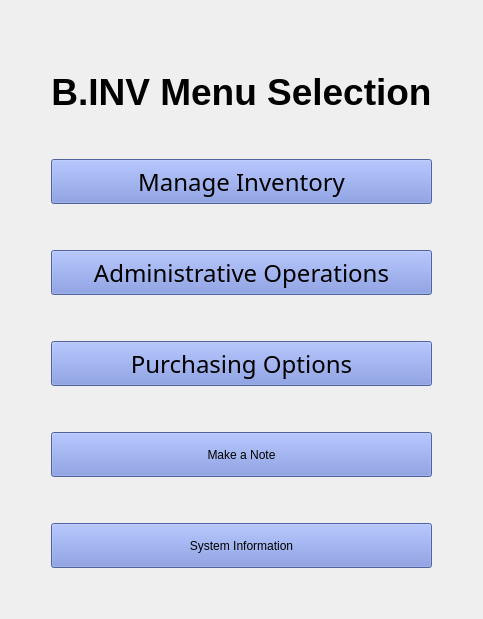
      <widget class="QWidget" name="menuPage">
       <layout class="QHBoxLayout" name="horizontalLayout_2">
        <item>
         <layout class="QGridLayout" name="gridLayout">
          <item row="0" column="0">
           <spacer name="horizontalSpacer">
            <property name="orientation">
             <enum>Qt::Horizontal</enum>
            </property>
            <property name="sizeHint" stdset="0">
             <size>
              <width>40</width>
              <height>20</height>
             </size>
            </property>
           </spacer>
          </item>
          <item row="0" column="1">
           <layout class="QVBoxLayout" name="verticalLayout">
            <item>
             <spacer name="verticalSpacer">
              <property name="orientation">
               <enum>Qt::Vertical</enum>
              </property>
              <property name="sizeHint" stdset="0">
               <size>
                <width>20</width>
                <height>40</height>
               </size>
              </property>
             </spacer>
            </item>
            <item>
             <widget class="QLabel" name="logo2">
              <property name="text">
               <string/>
              </property>
              <property name="pixmap">
               <pixmap resource="resources.qrc">:/Images/med_logo.png</pixmap>
              </property>
              <property name="alignment">
               <set>Qt::AlignCenter</set>
              </property>
             </widget>
            </item>
            <item>
             <widget class="QLabel" name="label">
              <property name="font">
               <font>
                <family>Arial</family>
                <pointsize>28</pointsize>
                <bold>true</bold>
               </font>
              </property>
              <property name="text">
               <string>B.INV Menu Selection</string>
              </property>
              <property name="alignment">
               <set>Qt::AlignCenter</set>
              </property>
             </widget>
            </item>
            <item>
             <spacer name="verticalSpacer_3">
              <property name="orientation">
               <enum>Qt::Vertical</enum>
              </property>
              <property name="sizeHint" stdset="0">
               <size>
                <width>20</width>
                <height>40</height>
               </size>
              </property>
             </spacer>
            </item>
            <item>
             <widget class="QPushButton" name="invPageBtn">
              <property name="minimumSize">
               <size>
                <width>0</width>
                <height>45</height>
               </size>
              </property>
              <property name="font">
               <font>
                <family>Apple Symbols</family>
                <pointsize>18</pointsize>
               </font>
              </property>
              <property name="styleSheet">
               <string notr="true">QPushButton {
background-color: #7289da
}</string>
              </property>
              <property name="text">
               <string>Manage Inventory</string>
              </property>
             </widget>
            </item>
            <item>
             <spacer name="verticalSpacer_4">
              <property name="orientation">
               <enum>Qt::Vertical</enum>
              </property>
              <property name="sizeHint" stdset="0">
               <size>
                <width>20</width>
                <height>40</height>
               </size>
              </property>
             </spacer>
            </item>
            <item>
             <widget class="QPushButton" name="userPageBtn">
              <property name="minimumSize">
               <size>
                <width>0</width>
                <height>45</height>
               </size>
              </property>
              <property name="font">
               <font>
                <family>Apple Symbols</family>
                <pointsize>18</pointsize>
               </font>
              </property>
              <property name="styleSheet">
               <string notr="true">QPushButton {
background-color: #7289da
}</string>
              </property>
              <property name="text">
               <string>Administrative Operations</string>
              </property>
             </widget>
            </item>
            <item>
             <spacer name="verticalSpacer_5">
              <property name="orientation">
               <enum>Qt::Vertical</enum>
              </property>
              <property name="sizeHint" stdset="0">
               <size>
                <width>20</width>
                <height>40</height>
               </size>
              </property>
             </spacer>
            </item>
            <item>
             <widget class="QPushButton" name="purchasePageBtn">
              <property name="minimumSize">
               <size>
                <width>0</width>
                <height>45</height>
               </size>
              </property>
              <property name="font">
               <font>
                <family>Apple Symbols</family>
                <pointsize>18</pointsize>
               </font>
              </property>
              <property name="styleSheet">
               <string notr="true">QPushButton {
background-color: #7289da
}</string>
              </property>
              <property name="text">
               <string>Purchasing Options</string>
              </property>
             </widget>
            </item>
            <item>
             <spacer name="verticalSpacer_29">
              <property name="orientation">
               <enum>Qt::Vertical</enum>
              </property>
              <property name="sizeHint" stdset="0">
               <size>
                <width>20</width>
                <height>40</height>
               </size>
              </property>
             </spacer>
            </item>
            <item>
             <widget class="QPushButton" name="notesBtn">
              <property name="minimumSize">
               <size>
                <width>0</width>
                <height>45</height>
               </size>
              </property>
              <property name="styleSheet">
               <string notr="true">QPushButton {
background-color: #7289da
}</string>
              </property>
              <property name="text">
               <string>Make a Note</string>
              </property>
             </widget>
            </item>
            <item>
             <spacer name="verticalSpacer_19">
              <property name="orientation">
               <enum>Qt::Vertical</enum>
              </property>
              <property name="sizeHint" stdset="0">
               <size>
                <width>20</width>
                <height>40</height>
               </size>
              </property>
             </spacer>
            </item>
            <item>
             <widget class="QPushButton" name="sysInfoPageBtn">
              <property name="minimumSize">
               <size>
                <width>0</width>
                <height>45</height>
               </size>
              </property>
              <property name="styleSheet">
               <string notr="true">QPushButton {
background-color: #7289da
}</string>
              </property>
              <property name="text">
               <string>System Information</string>
              </property>
             </widget>
            </item>
            <item>
             <spacer name="verticalSpacer_2">
              <property name="orientation">
               <enum>Qt::Vertical</enum>
              </property>
              <property name="sizeHint" stdset="0">
               <size>
                <width>20</width>
                <height>40</height>
               </size>
              </property>
             </spacer>
            </item>
           </layout>
          </item>
          <item row="0" column="2">
           <spacer name="horizontalSpacer_2">
            <property name="orientation">
             <enum>Qt::Horizontal</enum>
            </property>
            <property name="sizeHint" stdset="0">
             <size>
              <width>40</width>
              <height>20</height>
             </size>
            </property>
           </spacer>
          </item>
         </layout>
        </item>
       </layout>
      </widget>
